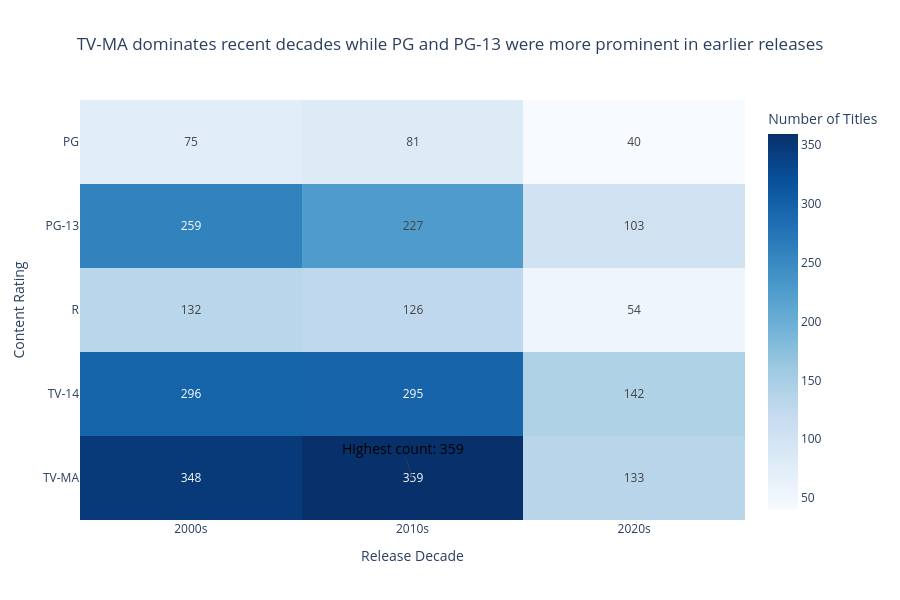

The notebook cell this image was saved under:
### Markdown cell above
## Task 1 — Heatmap: content by rating and release decade

**What to build:** A heatmap showing the number of titles by **content rating** (y-axis) and **decade** (x-axis).

**Requirements:**
- Create a 'decade' column: `df['decade'] = (df['release_year'] // 10 * 10).astype(str) + 's'`
- Filter to TV-14, TV-MA, PG-13, R, PG only (most common ratings)
- Sequential colour scale (Blues)
- Values shown in cells (`text_auto=True`)
- Insight title about which rating dominates which decade

### Code cell
# Task 1
# YOUR CODE HERE
import pandas as pd
import plotly.express as px

# Create decade column
df['decade'] = (df['release_year'] // 10 * 10).astype(str) + 's'

# Keep only the required ratings
ratings_keep = ['TV-14', 'TV-MA', 'PG-13', 'R', 'PG']
heatmap_df = df[df['rating'].isin(ratings_keep)].copy()

# Count titles by rating and decade
heatmap_data = (
    heatmap_df
    .groupby(['rating', 'decade'])
    .size()
    .reset_index(name='count')
)

# Order decades chronologically
decade_order = sorted(heatmap_data['decade'].unique())

# Create matrix for heatmap
heatmap_matrix = heatmap_data.pivot(
    index='rating',
    columns='decade',
    values='count'
).fillna(0)

heatmap_matrix = heatmap_matrix[decade_order]

# Find strongest cell for annotation
max_value = heatmap_matrix.max().max()
max_pos = heatmap_matrix.stack().idxmax()

# Heatmap
fig = px.imshow(
    heatmap_matrix,
    text_auto=True,
    color_continuous_scale='Blues',
    aspect='auto',
    labels=dict(
        x='Release Decade',
        y='Content Rating',
        color='Number of Titles'
    ),
    title='TV-MA dominates recent decades while PG and PG-13 were more prominent in earlier releases'
)

# Annotation (required)
fig.add_annotation(
    x=max_pos[1],
    y=max_pos[0],
    text=f'Highest count: {int(max_value)}',
	font=dict(size=14, color="black"),
    showarrow=True,
    arrowhead=3,
    ay=-30
)

fig.update_layout(
    title_x=0.5,
    height=600,
    width=900
)

fig.show()

### Figure 1 — Plotly figure (JSON) as saved in the notebook; plotly's stock layout.template omitted (floating-point values rounded to 4 significant figures)
{"data": [{"coloraxis": "coloraxis", "hovertemplate": "Release Decade: %{x}<br>Content Rating: %{y}<br>Number of Titles: %{z}<extra></extra>", "name": "0", "texttemplate": "%{z}", "type": "heatmap", "x": ["2000s", "2010s", "2020s"], "xaxis": "x", "y": ["PG", "PG-13", "R", "TV-14", "TV-MA"], "yaxis": "y", "z": [[75, 81, 40], [259, 227, 103], [132, 126, 54], [296, 295, 142], [348, 359, 133]]}], "layout": {"annotations": [{"arrowhead": 3, "ay": -30, "font": {"color": "black", "size": 14}, "showarrow": true, "text": "Highest count: 359", "x": "2010s", "y": "TV-MA"}], "coloraxis": {"colorbar": {"title": {"text": "Number of Titles"}}, "colorscale": [[0, "rgb(247,251,255)"], [0.125, "rgb(222,235,247)"], [0.25, "rgb(198,219,239)"], [0.375, "rgb(158,202,225)"], [0.5, "rgb(107,174,214)"], [0.625, "rgb(66,146,198)"], [0.75, "rgb(33,113,181)"], [0.875, "rgb(8,81,156)"], [1, "rgb(8,48,107)"]]}, "height": 600, "title": {"text": "TV-MA dominates recent decades while PG and PG-13 were more prominent in earlier releases", "x": 0.5}, "width": 900, "xaxis": {"anchor": "y", "domain": [0, 1], "title": {"text": "Release Decade"}}, "yaxis": {"anchor": "x", "autorange": "reversed", "domain": [0, 1], "title": {"text": "Content Rating"}}}}
